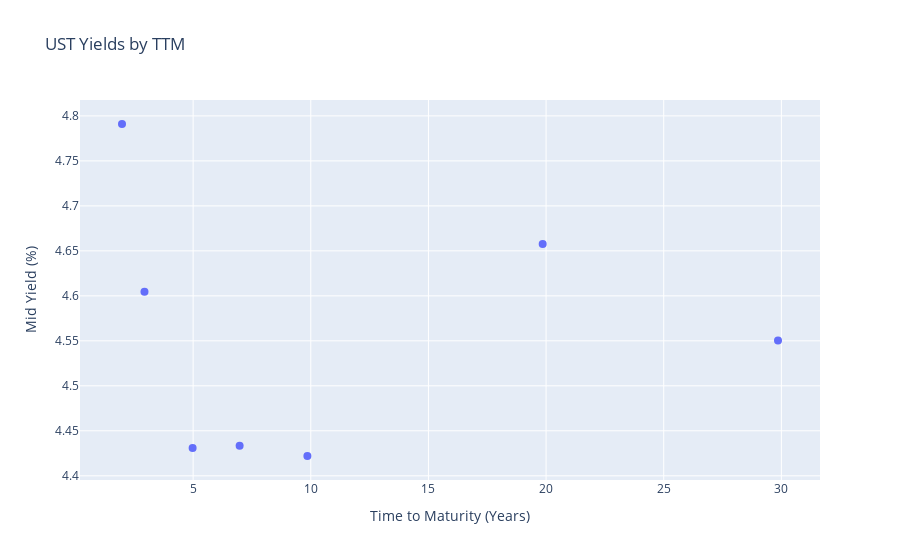

The notebook cell this image was saved under:
### Code cell
import pandas as pd
import numpy as np
import plotly.express as px
path = '/Users/rogerlin/Desktop/Temporary/UChicago_FINM_35700_CreditMarkets_Spring2024_Homework_2 2/data/govt_on_the_run.xlsx'
govt_on_the_run = pd.read_excel(path)
govt_on_the_run_filter = ~govt_on_the_run['ticker'].str.contains('B|C', regex=True)
maturity_filter = govt_on_the_run['ticker'].str.contains('GT2|GT3|GT5|GT7|GT10|GT20|GT30', regex=True)
on_the_run_treasuries = govt_on_the_run[govt_on_the_run_filter & maturity_filter]
govt_bonds = bond_symbology[(bond_symbology['ticker'] == 'T') & (bond_symbology['class'] == 'Govt')]
index1 = [np.flatnonzero(govt_bonds['isin'] == isin)[0] for isin in on_the_run_treasuries['isin']]
index2 = [np.flatnonzero(bond_market_prices_eod['isin'] == isin)[0] for isin in on_the_run_treasuries['isin']]
govt_bonds_subset = govt_bonds.iloc[index1]
market_prices_subset = bond_market_prices_eod.iloc[index2]
merged_df = pd.merge(govt_bonds_subset, market_prices_subset, on=['isin', 'class', 'ticker', 'figi'])
merged_df_sorted = merged_df.sort_values(by='TTM')
fig = px.scatter(merged_df_sorted, x='TTM', y='midYield', title='UST Yields by TTM', labels={'TTM': 'Time to Maturity (Years)', 'midYield': 'Mid Yield (%)'})
fig.update_traces(marker=dict(size=8),
                  line=dict(width=2))
fig.show()

### Figure 1 — Plotly figure (JSON) as saved in the notebook; plotly's stock layout.template omitted (floating-point values rounded to 4 significant figures)
{"data": [{"hovertemplate": "Time to Maturity (Years)=%{x}<br>Mid Yield (%)=%{y}<extra></extra>", "legendgroup": "", "line": {"width": 2}, "marker": {"color": "#636efa", "size": 8, "symbol": "circle"}, "mode": "markers", "name": "", "orientation": "v", "showlegend": false, "type": "scatter", "x": [1.977, 2.932, 4.977, 6.976, 9.856, 19.85, 29.86], "xaxis": "x", "y": [4.791, 4.604, 4.431, 4.434, 4.422, 4.657, 4.55], "yaxis": "y"}], "layout": {"legend": {"tracegroupgap": 0}, "title": {"text": "UST Yields by TTM"}, "xaxis": {"anchor": "y", "domain": [0, 1], "title": {"text": "Time to Maturity (Years)"}}, "yaxis": {"anchor": "x", "domain": [0, 1], "title": {"text": "Mid Yield (%)"}}}}
